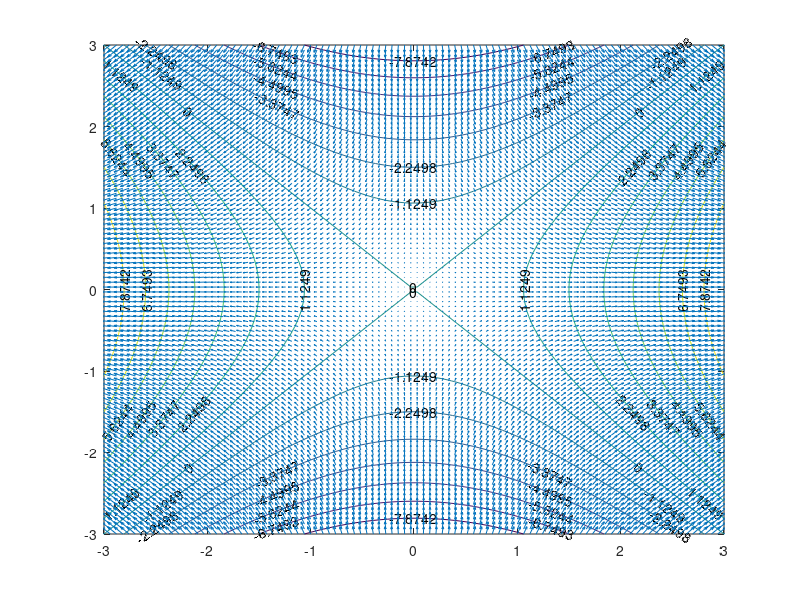

The MATLAB source for this figure:
x = linspace(-3,3) ; 
y = linspace(-3,3) ;
[X Y] = meshgrid(x,y) ; 
Z = X.^2 - Y.^2 ; 

contour(X,Y,Z, 15,'ShowText','on') ; 

hold on 

[U V] = gradient(Z) ; 

quiver(X,Y,U,V,1.5)

hold off